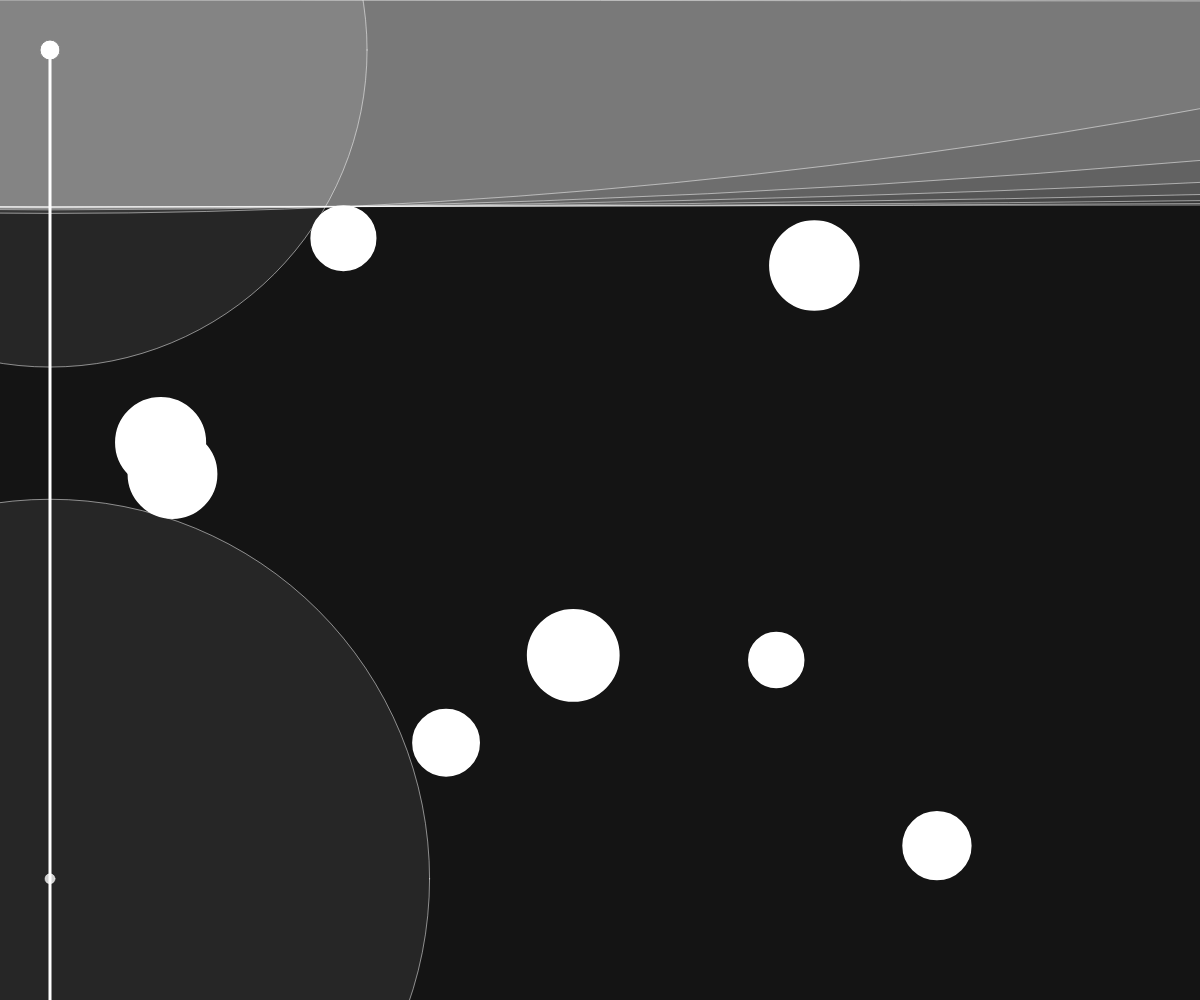
Frame 1 (no input)
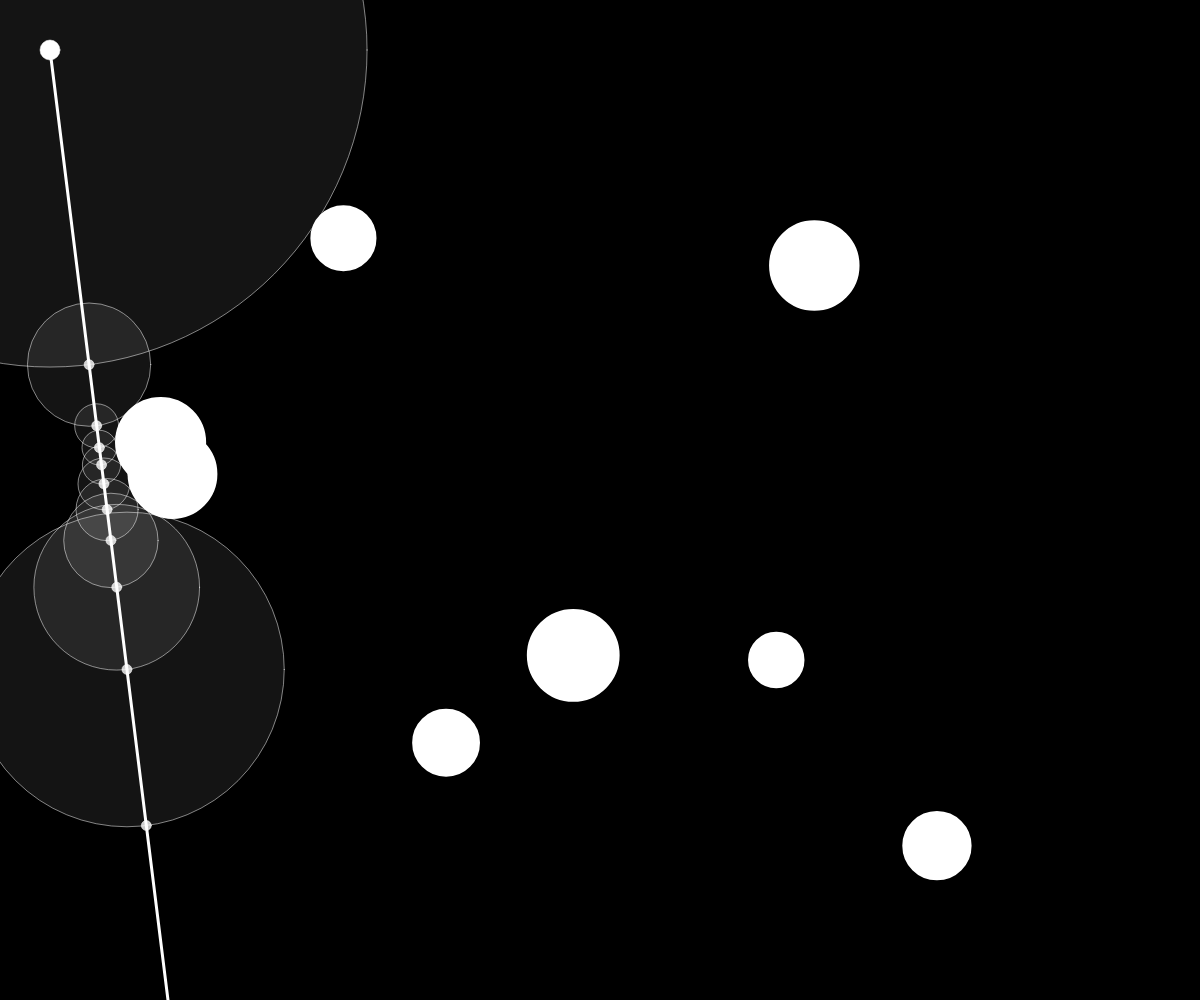
Frame 60 (no input)
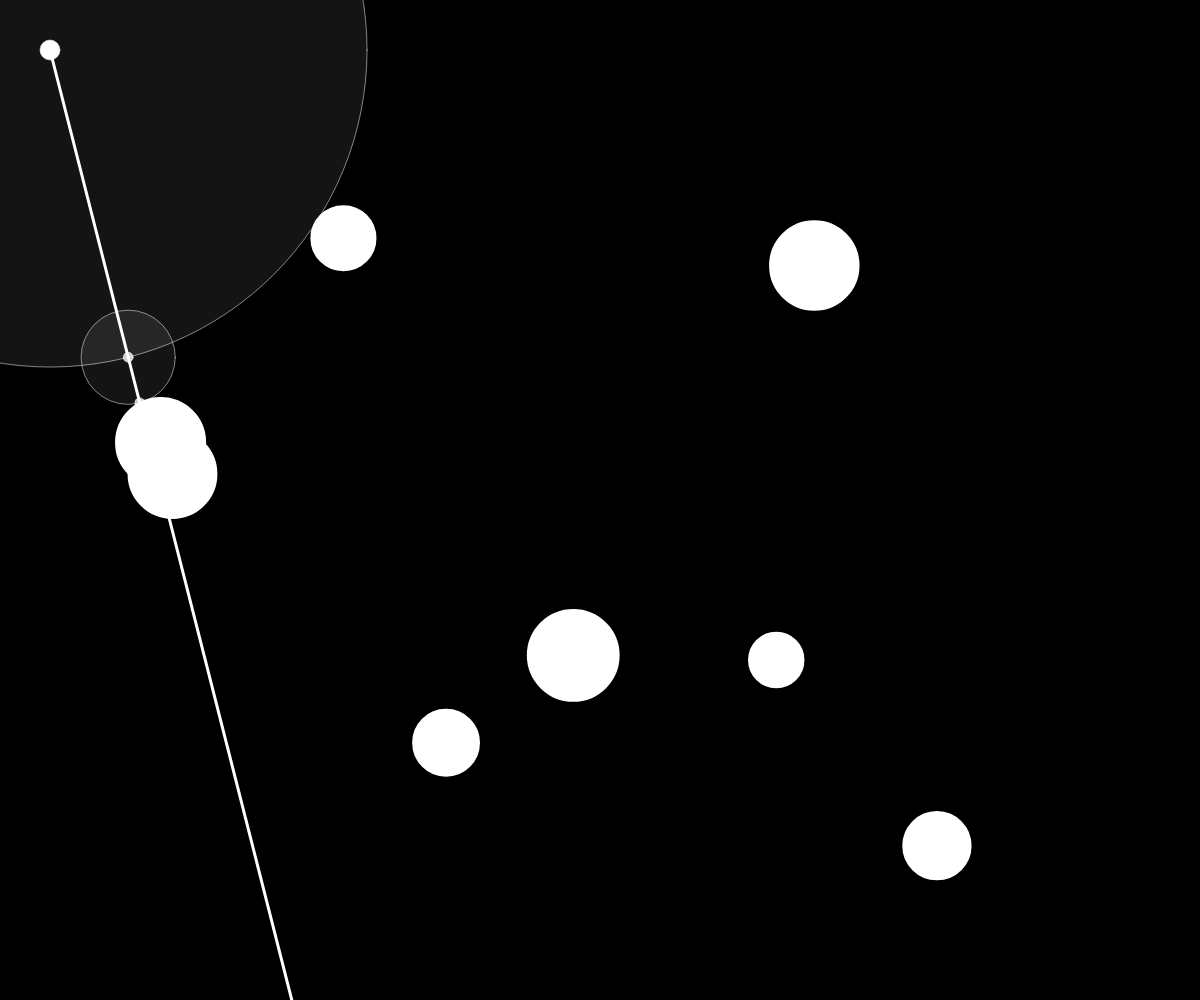
Frame 120 (the mouse pressed at the canvas centre since frame 60)

The p5.js sketch that drew these frames (run headless with seeded random() and noise() and a simulated clock; from frame 60 on, the mouse is pressed at the canvas centre):

// p5.js sketch
// ── sketch.js
class Circle
{
  constructor(x, y, r)
  {
    this.pos = createVector(x, y);
    this.r = r;
  }

  show()
  {
    fill(255);
    ellipse(this.pos.x, this.pos.y, this.r);
  }
}

function mouseClicked()
{
  rgbMode = !rgbMode;
}



let angle = 0;
let stevec = 0.12;
let circles = [];
let rgbMode = false;

function setup() 
{
  createCanvas(innerWidth, innerHeight);

  for(let i = 0; i < 8; i++)
  {
    let x = random(100, width-100);
    let y = random(100, height-100);
    let r = random(50, 100);

    circles.push(new Circle(x, y, r));
  } 
}

function draw() 
{
  background(0);
  fill(255);
  ellipse(50,50,20); //start dot

  stroke(255);
  strokeWeight(3);
  line(50, 50, 10000*Math.sin(angle * Math.PI / 180)+50, 10000*Math.cos(angle * Math.PI / 180)+50); //glavna premica
  //line(width/2, height/2, 10000*Math.sin(angle * Math.PI / 180)+width/2, 10000*Math.cos(angle * Math.PI / 180)+height/2);

  let x = 50;
  let y = 50;

  let k = (y - (100*Math.cos(angle * Math.PI / 180)+y)) / (x - (100*Math.sin(angle * Math.PI / 180)+x));
  if(k == -Infinity) //bug fix...
  {
    k = -Math.pow(10, 10);
  }
  let n = (100*Math.cos(angle * Math.PI / 180)+y) - k*(100*Math.sin(angle * Math.PI / 180)+x);

  for(let counter = 0; counter < 10; counter++)
  { 
    let distance = Infinity;
    for(let c of circles)
    {
      c.show();
      let d = dist(x, y, c.pos.x, c.pos.y) - c.r/2;
      distance = min(d, distance);
    }

    if(distance < 1)
    {
      break;
    }

    stroke(255);
    strokeWeight(0.5);
    if(rgbMode)
    {
      fill(random(1, 255), random(1, 255), random(1, 255), 100);
    }
    else
    {
      fill(255, 255, 255, 20);
    }
    ellipse(x, y, distance*2);

    let p = x;
    let q = y;

    //????????????????
    let a = 1 + sq(k);
    let b = -p * 2 + (k * (n - q)) * 2;
    let c = sq(p) + sq(n - q) - sq(distance);

    let d = sq(b) - 4 * a * c;

    let xIntersection = 0;

    if (d > 0)
    {
      xIntersection = (-b + sqrt(sq(b) - 4 * a * c)) / (2 * a);
    }

    let yIntersection = k*xIntersection + n;


    //INTERSECTION POINT
    fill(255, 255, 255, 200);
    ellipse(xIntersection, yIntersection, 10);

    x = xIntersection;
    y = yIntersection;
  }

  angle += stevec;

  if(angle >= 90 || angle <= 0)
  {
    stevec *= -1;
  }
}
